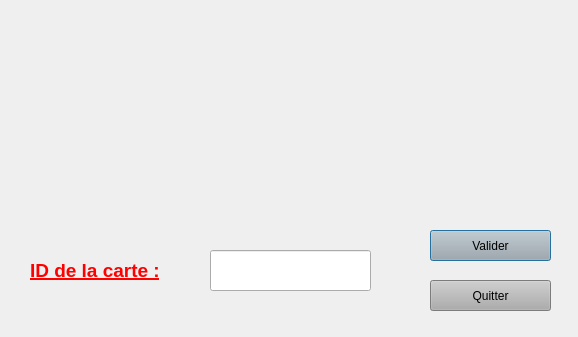
<?xml version="1.0" encoding="UTF-8"?>
<ui version="4.0">
 <class>OneCardDialog</class>
 <widget class="QDialog" name="OneCardDialog">
  <property name="geometry">
   <rect>
    <x>0</x>
    <y>0</y>
    <width>578</width>
    <height>337</height>
   </rect>
  </property>
  <property name="windowTitle">
   <string>Voir une carte</string>
  </property>
  <property name="windowIcon">
   <iconset>
    <normaloff>img/wizardPokerLogo.png</normaloff>img/wizardPokerLogo.png</iconset>
  </property>
  <property name="styleSheet">
   <string notr="true"/>
  </property>
  <widget class="QLineEdit" name="cardID">
   <property name="geometry">
    <rect>
     <x>210</x>
     <y>250</y>
     <width>161</width>
     <height>41</height>
    </rect>
   </property>
  </widget>
  <widget class="QLabel" name="label">
   <property name="geometry">
    <rect>
     <x>30</x>
     <y>250</y>
     <width>161</width>
     <height>41</height>
    </rect>
   </property>
   <property name="styleSheet">
    <string notr="true">background: transparent</string>
   </property>
   <property name="text">
    <string>&lt;html&gt;&lt;head/&gt;&lt;body&gt;&lt;p&gt;&lt;span style=&quot; font-size:14pt; font-weight:600; text-decoration: underline; color:#ff0000;&quot;&gt;ID de la carte :&lt;/span&gt;&lt;/p&gt;&lt;/body&gt;&lt;/html&gt;</string>
   </property>
  </widget>
  <widget class="QPushButton" name="validerButton">
   <property name="geometry">
    <rect>
     <x>430</x>
     <y>230</y>
     <width>121</width>
     <height>31</height>
    </rect>
   </property>
   <property name="styleSheet">
    <string notr="true">background: rgb(173, 173, 173)</string>
   </property>
   <property name="text">
    <string>Valider</string>
   </property>
  </widget>
  <widget class="QPushButton" name="quitterButton">
   <property name="geometry">
    <rect>
     <x>430</x>
     <y>280</y>
     <width>121</width>
     <height>31</height>
    </rect>
   </property>
   <property name="styleSheet">
    <string notr="true">background: rgb(173, 173, 173)</string>
   </property>
   <property name="text">
    <string>Quitter</string>
   </property>
  </widget>
  <widget class="QWidget" name="layoutWidget">
   <property name="geometry">
    <rect>
     <x>0</x>
     <y>50</y>
     <width>581</width>
     <height>161</height>
    </rect>
   </property>
   <layout class="QHBoxLayout" name="upF"/>
  </widget>
 </widget>
 <resources/>
 <connections/>
</ui>
